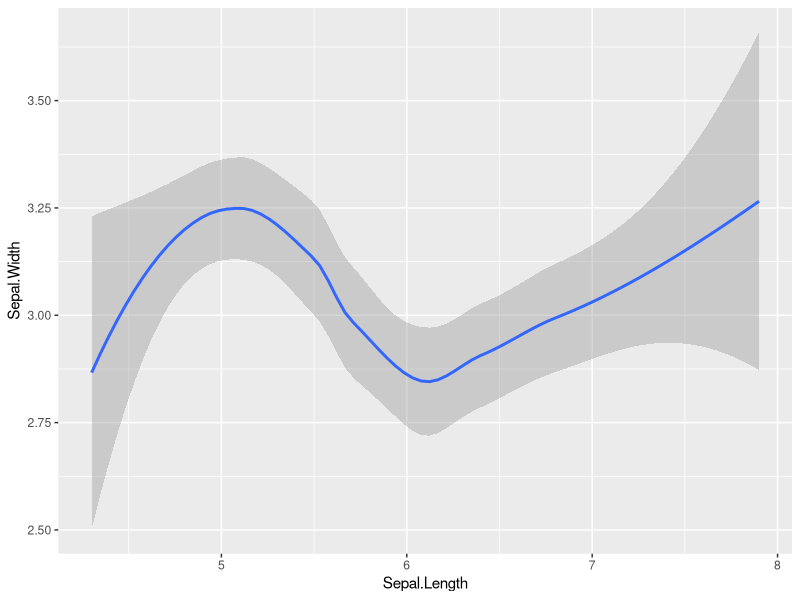
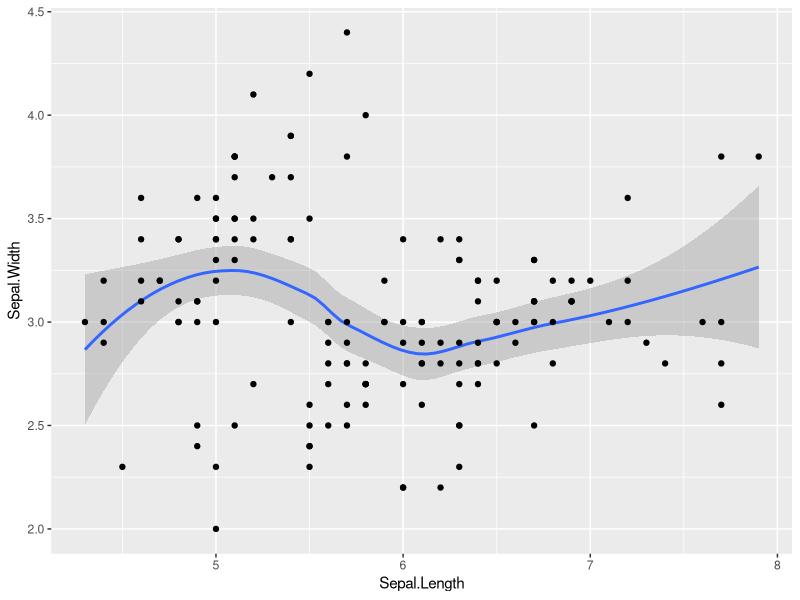
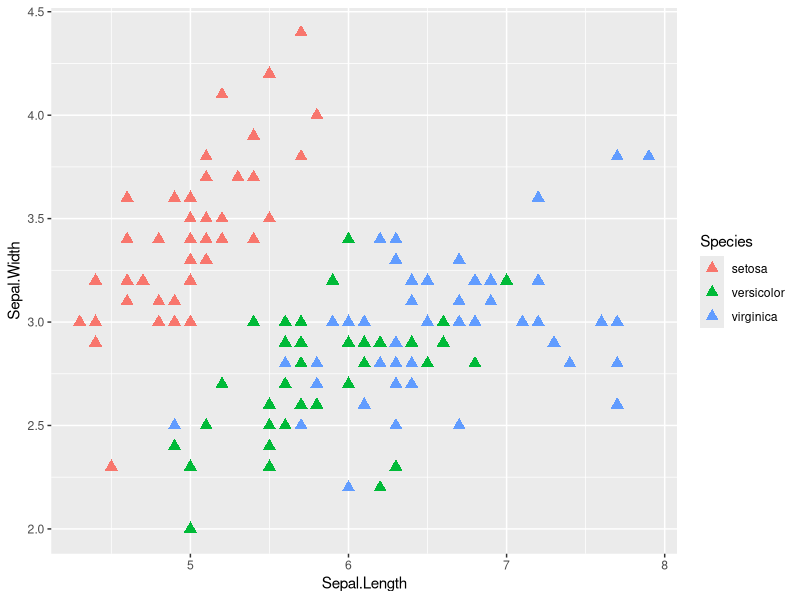
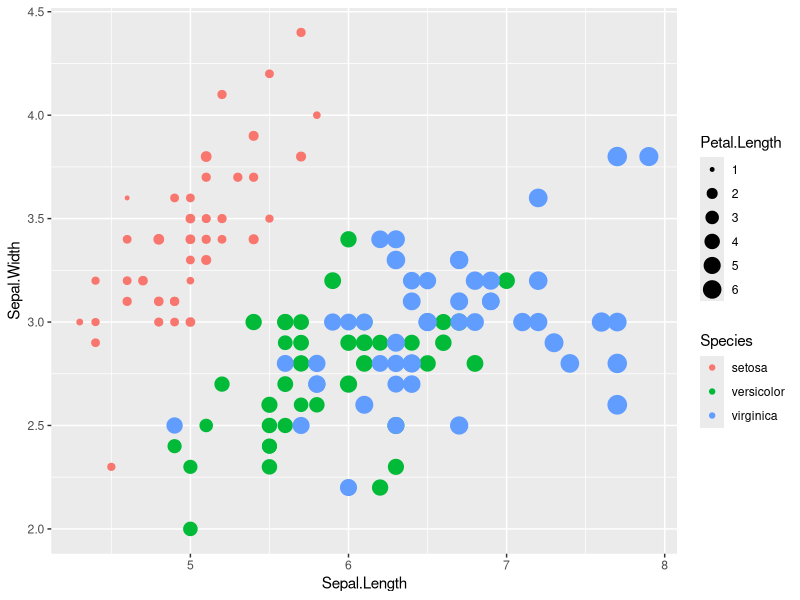
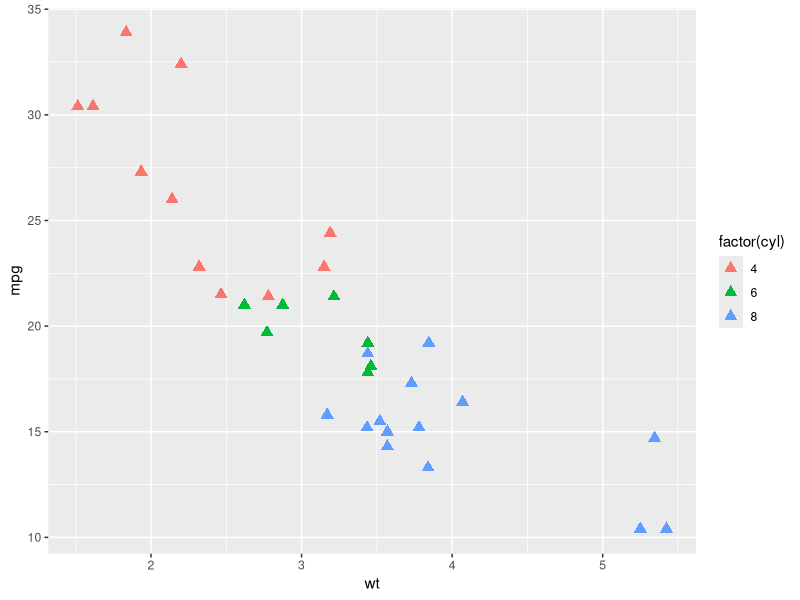
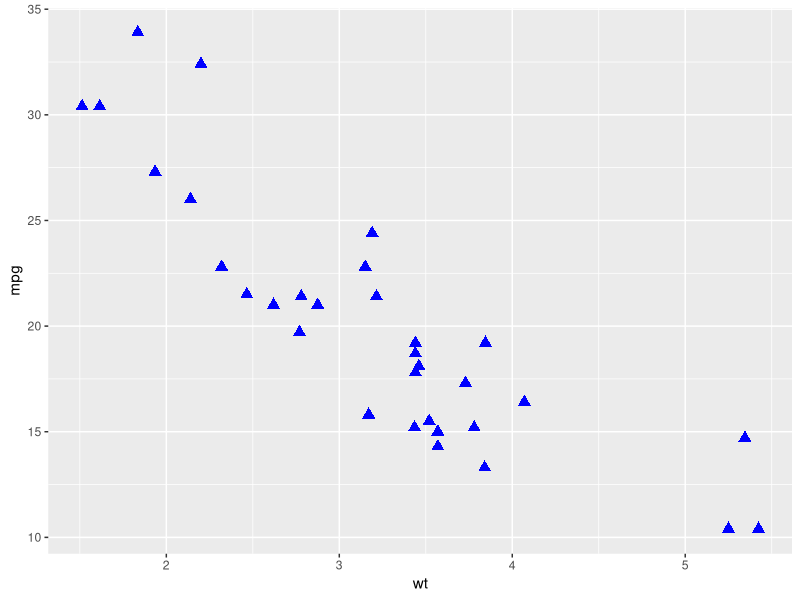
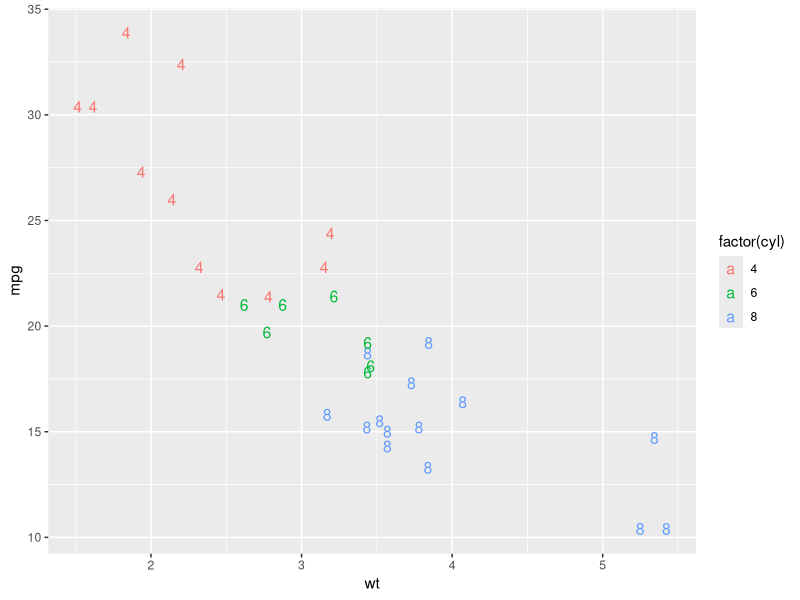
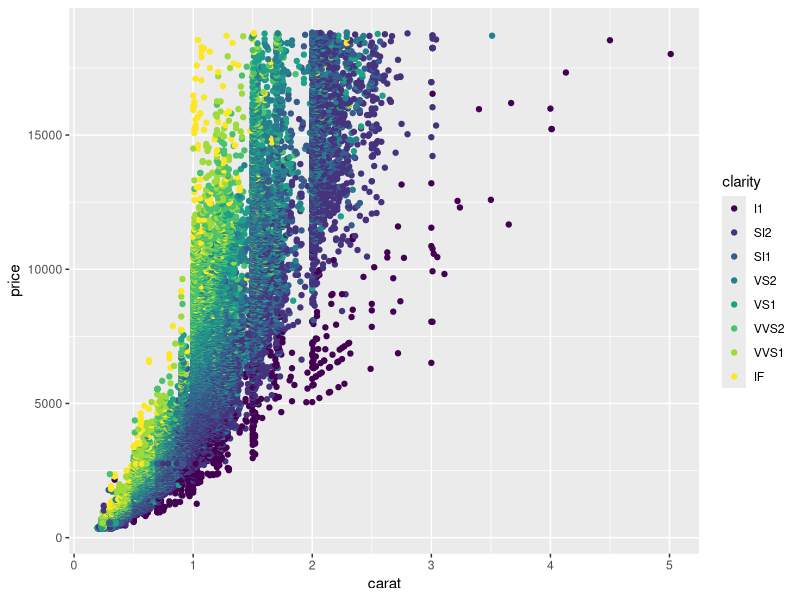

Generate these figures, in order, with R:
##------- ggplot Assignment -------------------

library(ggplot2)

# Part 1: ggplot objects 

# Q1.1 - Create an object using the iris data set where the x axis represents the Sepal.Length and
# y axis represents the Sepal.Width. 
# Store it as an object named sepal_plot

sepal_plot <- ggplot(iris,aes(x=Sepal.Length,y=Sepal.Width))

# Q1.2 - Add a geom_smooth() layer to the sepal_plot object to plot a smoothened plot.
# Complete the following code.

sepal_plot + geom_smooth()



# Q1.3 - To  the smoothened plot, add a layer of points. 
# Complete the following code.

sepal_plot + geom_smooth() + geom_point()
  

#Q1.4 - Create a new ggplot object sepal_plot1 so that color represents the Species.
# Create a point (scatter) plot using the new ggplot object. (Do not plot the geom_smooth() layer)
  
sepal_plot1 <- sepal_plot + geom_point(shape=17,size= 3,aes(col=Species))
sepal_plot1 

  

#Q1.5 - Create another new ggplot object to add the size attribute so that 
# it represents the Petal.Length variable. Create a scatter plot again.
# Let color represent the Species.

sepal_plot2 <- sepal_plot + geom_point(aes(size = Petal.Length,col = Species))
sepal_plot2

# --------------------------------------------------------

# Part 2: Aesthetics and Geometries

#Q2.1  - Use the mtcars data set to make a scatter plot such that the x axis represents the weight, 
# the y axis represents the mpg variable and the three cylinder values are mapped to three colours.

ggplot(mtcars,aes(x=wt,y=mpg,col=factor(cyl))) + geom_point(shape=17,size=3)


# Q2.2 - In the above command, assign the color "blue" to col inside the geom layer.
# Do not change the aesthetic layer from the previous plot.

ggplot(mtcars,aes(x=wt,y=mpg,col=factor(cyl))) + geom_point(shape=17,size=3,col = "blue")

#Q2.3 - Complete the command to map the cyl (cylinder) variable to the label attribute.
# Plot wt and mpg on x and y axes respectively.The output should be a plot where each label 
# represents the cyl value. 

ggplot(mtcars,aes(x=wt,y=mpg,col=factor(cyl))) + geom_text(size = 4,aes(label = cyl))

# ----------------------------------------------------------------

# Part 3: Points and Jitter


#Q3.1 - Use the diamond data set to plot a scatter plot representing carat on the x-axis,
# price on the y-axis and the clarity mapped to the color attribute.

ggplot(diamonds,aes(x = carat,y=price,col = clarity)) + geom_point()

#Q3.2 - In the previous command, assign the transparency parameter alpha = 0.5

ggplot(diamonds,aes(x = carat,y=price,col = clarity)) + geom_point(alpha = 0.5)

#Q3.3 - Create a scatter plot with the alpha parameter as 0.5, price variable represented by the color attribute,
# and the x and y axes representing the clarity and carat variables respectively.

ggplot(diamonds,aes(x=clarity,y=carat,col = price)) + geom_point(alpha = 0.5)
  
#Q3.4 - Do you see overlapping points in the previous plot? 
# Make a plot where the points are spread and reduce the overlap. 

ggplot(diamonds,aes(x=clarity,y=carat,col = price)) + geom_point(position = "jitter",alpha = 0.5)

# ---------------------------------------------------------------

# Part 4:Histograms

#Q4.1 - Using the mtcars data, plot a histogram using binwidth = 1 and the variable mpg on the x axis.

ggplot(mtcars,aes(x=mpg))+geom_histogram(binwidth = 1)


#Q4.2 - In the previous histogram, also display the am values using two colors.

ggplot(mtcars,aes(x=mpg))+geom_histogram(binwidth = 1)+ aes(fill = factor(am))

#Q4.3 - Using the previous command, add the position attribute to get a dodge chart.
# Use position = "dodge"

ggplot(mtcars,aes(x=mpg))+geom_histogram(binwidth = 1,position = "dodge")+ aes(fill = factor(am))


#Q4.4 - Change the histogram plotted above so that the bars occupy the entire length 
# of the y axis and the color represents fraction of am values

ggplot(mtcars,aes(x=mpg))+geom_histogram(binwidth = 1,position = "fill")+ aes(fill = factor(am))


# ---------------------------------------------------------------


# Part 5: Plotting multiple facets on one screen

#Q5.1 - For mtcars data frame, plot a histogram of mpg so that cylinders are represented by 3 colours

ggplot(mtcars,aes(x=mpg,fill = factor(cyl))) + geom_histogram(binwidth = 1)

#Q5.2 - In mtcars, the variable 'gear' represents the number of gears for each car. 
# How many unique values of gear are present in mtcars? 
# Use the unique() function to find out.

Unique_Gear <- unique(mtcars$gear)
Unique_Gear

# Paragraph on facet wraps
# If you want to plot separate histograms for each value of gear on the same screen, 
# you can use another layer of ggplot - facet_wrap. It plots multiple plots in separate windows
# in a grid so that you can view them all at once.
# Like geom layers, this layer can be added to a plot using a + sign.
# Type ?facet_wrap to read the documentation

?facet_wrap

#Q5.3 - Add a facet_wrap layer to the histogram plotted in Q5.1 to plot separate histograms
# for each value of gear. Use binwidth = 2.

mtcars$gear <- as.character(factor(mtcars$gear,labels = c("Gear 3","Gear 4","Gear 5")))

ggplot(mtcars,aes(x=mpg,fill = factor(cyl))) + geom_histogram(binwidth = 2) + facet_wrap(~gear)

#Q5.4 - Let us plot histograms of the diamonds data frame. The variable 'cut' 
# represents the quality of cutting of the diamonds. Using facet_wrap, plot histograms of 
# the 'price' variable so that each facet displays one type of cut.
# Use binwidth = 100.
# Observe that it is now very easy to compare the price distributions of different cuts.

ggplot(diamonds,aes(x=price))+geom_histogram(binwidth = 100)+ facet_wrap(~cut)

#Q5.5 - For diamonds, plot 5 scatter plots corresponding to 5 values of 'cut'
# using facet_wrap. Plot 'carat' on x axis, 'price' on y axis and map color to 'table'. 

ggplot(diamonds,aes(x=carat,y=price,col = table)) + geom_point() + facet_wrap(~cut)


#---------------------------------------------------------------------




